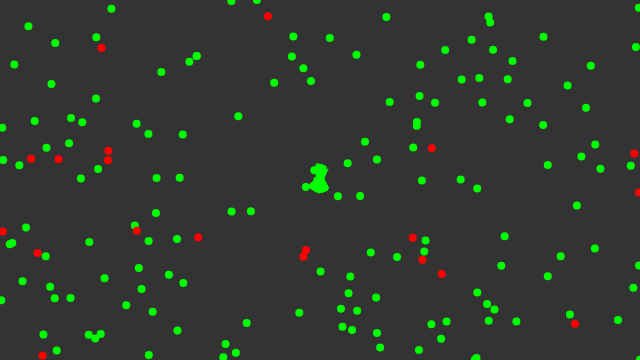
Frame 1 (no input)
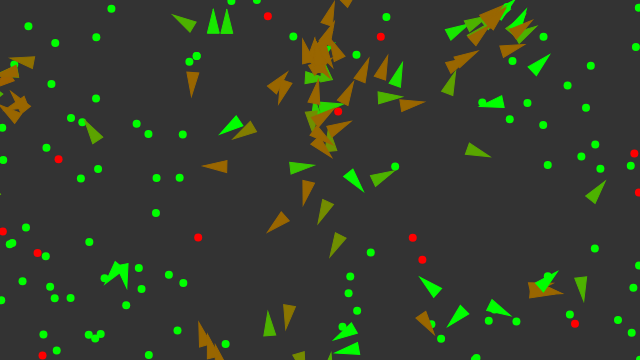
Frame 60 (no input)
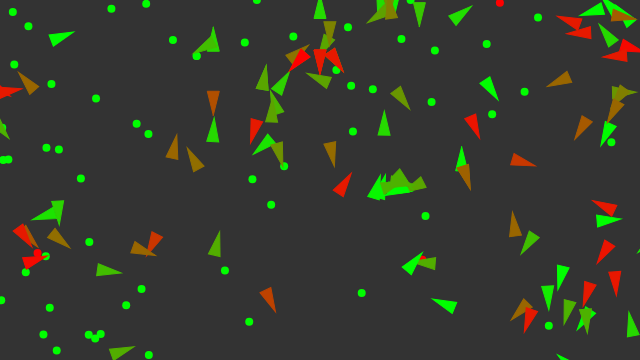
Frame 120 (the mouse pressed at the canvas centre since frame 60)

The p5.js sketch that drew these frames (run headless with seeded random() and noise() and a simulated clock; from frame 60 on, the mouse is pressed at the canvas centre):

// p5.js sketch
// ── sketch.js
// Implements Craig Reynold's autonomous steering behaviors
// One vehicle "seeks"
// See: http://www.red3d.com/cwr/
var debug;
var vehicle = [];
//array where we keep all the food
var food = [];
var poison = [];

function setup() {
  createCanvas(640, 360);
  // create vehicles
  for (var i = 0; i < 100; i++) {
    vehicle[i] = new Vehicle(width / 2, height / 2);
  }
  //create food at random locations
  for (var i = 0; i < 150; i++) {
    var x = random(width);
    var y = random(height);
    food.push(createVector(x, y));
  }

  //create poison at random locations
  for (var i = 0; i < 20; i++) {
    var x = random(width);
    var y = random(height);
    poison.push(createVector(x, y));
  }
  debug = createCheckbox();
}
// add vehicle by draggin mouse
function mouseDragged() {
  vehicle.push(new Vehicle(mouseX, mouseY));
}
function draw() {
  // frameRate(20);
  background(51);
  // a chance each frame to create food
  if (random(1) < 0.1) {
    var x = random(width);
    var y = random(height);
    food.push(createVector(x, y));
  }
  // a chance each frame to create poison
  if (random(1) < 0.01) {
    var x = random(width);
    var y = random(height);
    poison.push(createVector(x, y));
  }

  //draw the food
  for (var i = 0; i < food.length; i++) {
    fill(0, 255, 0);
    noStroke();
    ellipse(food[i].x, food[i].y, 8, 8);
  }

  //draw the poison
  for (var i = 0; i < poison.length; i++) {
    fill(255, 0, 0);
    noStroke();
    ellipse(poison[i].x, poison[i].y, 8, 8);
  }
  // apply the behavior of each vehicle
  for (var i = vehicle.length - 1; i >= 0; i--) {
    vehicle[i].boundaries();
    vehicle[i].behaviors(food, poison);
    vehicle[i].update();
    vehicle[i].display();
    if (vehicle[i].dead()) {
      console.log("dead");
      food.push(createVector(vehicle[i].position.x, vehicle[i].position.y));
      vehicle.splice(i, 1);
    }
    if (vehicle[i] != null) var newVehicle = vehicle[i].reproduce();
    if (newVehicle != null) vehicle.push(newVehicle);
  }
  // vehicle.seek();
}

// ── vehicle.js
//  the mutation rate
mutationRate = 0.01;
// The "Vehicle" class
class Vehicle {
  constructor(x, y, dna, health) {
    this.acceleration = createVector(0, 0);
    this.velocity = createVector(0, -2);
    this.position = createVector(x, y);

    // r is the size prop erty
    this.r = 6;
    this.maxspeed = 8;
    this.maxforce = 0.5;

    //the dna of the object will be the attraction to the food and the attraction of the poison
    this.dna = [];
    // if there's no dna passed create a random dna
    if (dna === undefined) {
      // the food attraction dna
      this.dna[0] = random(-2, 2);
      // the poison attraction dna
      this.dna[1] = random(-2, 2);
      // the food perception
      this.dna[2] = random(0, 100);
      // the poison perception
      this.dna[3] = random(0, 100);
      // the health of the vehicle
      this.health = 1;
    }
    //  else mutate the dna passed
    else {
      // the food attraction dna
      if (random(1) < mutationRate) this.dna[0] = random(-2, 2);
      this.dna[0] = dna[0];
      // the poison attraction dna
      if (random(1) < mutationRate) this.dna[1] = random(-2, 2);
      this.dna[1] = dna[1];
      // the food perception
      if (random(1) < mutationRate) this.dna[2] = random(0, 100);
      this.dna[2] = dna[2];
      // the poison perception
      if (random(1) < mutationRate) this.dna[3] = random(0, 100);
      this.dna[3] = dna[3];
      // the health of the vehicle
      this.health = 1;
    }
  }

  dead() {
    return this.health < 0 || this.health == 0;
  }

  // Method to update location
  update() {
    this.health -= 0.01;
    // Update velocity
    this.velocity.add(this.acceleration);
    // Limit speed
    this.velocity.limit(this.maxspeed);
    this.position.add(this.velocity);
    // Reset accelerationelertion to 0 each cycle
    this.acceleration.mult(0);
  }

  applyForce(force) {
    // We could add mass here if we want A = F / M
    this.acceleration.add(force);
  }
  // calculate the attraction force to poison and applies it
  behaviors(good, bad) {
    var steerGood = this.eat(good, 0.3, this.dna[2]);
    var steerBad = this.eat(bad, -0.02, this.dna[3]);
    steerGood.mult(this.dna[0]);
    steerBad.mult(this.dna[1]);
    this.applyForce(steerGood);
    this.applyForce(steerBad);
  }

  // loops over food and seeks the closest one it can see
  // when its close enough it eats it
  // and that affects its health depending on the value passed
  eat(list, nutrition, perception) {
    var bestDistance = Infinity;
    var eatIndex = -1;
    var seekIndex = -1;
    for (var i = 0; i < list.length; i++) {
      var distance = this.position.dist(list[i]);
      if (distance < bestDistance) {
        bestDistance = distance;
        eatIndex = i;
        if (distance < perception) seekIndex = i;
      }
    }
    //if its within our size eat it
    if (bestDistance < this.r) {
      list.splice(eatIndex, 1);
      this.health += nutrition;
    }
    //else if it exists seek it
    else if (seekIndex != -1) {
      return this.seek(list[seekIndex]);
    }
    return createVector(0, 0);
  }

  //reproduce
  reproduce() {
    if (random(1) < 0.005)
      return new Vehicle(
        this.position.x,
        this.position.y,
        this.dna,
        this.health
      );
    else {
      null;
    }
  }

  // A method that calculates a steering force towards a target
  // STEER = DESIRED MINUS VELOCITY
  seek(target) {
    var desired = p5.Vector.sub(target, this.position); // A vector pointing from the location to the target

    // Scale to maximum speed
    desired.setMag(this.maxspeed);

    // Steering = Desired minus velocity
    var steer = p5.Vector.sub(desired, this.velocity);
    steer.limit(this.maxforce); // Limit to maximum steering force

    return steer;
  }
  // A force to keep it on screen
  boundaries() {
    var d = 10;
    var desired = null;
    if (this.position.x < d) {
      desired = createVector(this.maxspeed, this.velocity.y);
    } else if (this.position.x > width - d) {
      desired = createVector(-this.maxspeed, this.velocity.y);
    }

    if (this.position.y < d) {
      desired = createVector(this.velocity.x, this.maxspeed);
    } else if (this.position.y > height - d) {
      desired = createVector(this.velocity.x, -this.maxspeed);
    }

    if (desired !== null) {
      desired.setMag(this.maxspeed);
      var steer = p5.Vector.sub(desired, this.velocity);
      steer.limit(this.maxforce);
      this.applyForce(steer);
    }
  }
  // the show function
  display() {
    // Draw a triangle rotated in the direction of velocity
    var angle = this.velocity.heading() + PI / 2;
    push();
    translate(this.position.x, this.position.y);
    rotate(angle);
    if (debug.checked()) {
      // draw the food and poison attraction lines
      noFill();
      strokeWeight(2);
      stroke(0, 255, 0);
      line(0, 0, 0, -this.dna[0] * 30);
      ellipse(0, 0, this.dna[2] * 2);
      strokeWeight(1);
      stroke(255, 0, 0);
      line(0, 0, 0, -this.dna[1] * 30);
      ellipse(0, 0, this.dna[3] * 2);
    }

    // color the vehicles according to their hp
    var greenColor = color(0, 255, 0);
    var redColor = color(255, 0, 0);
    var colour = lerpColor(redColor, greenColor, this.health);
    fill(colour);
    stroke(colour);
    // draws the triangle of the vehicle
    beginShape();
    vertex(0, -this.r * 2);
    vertex(-this.r, this.r * 2);
    vertex(this.r, this.r * 2);
    endShape(CLOSE);

    pop();
  }
}
